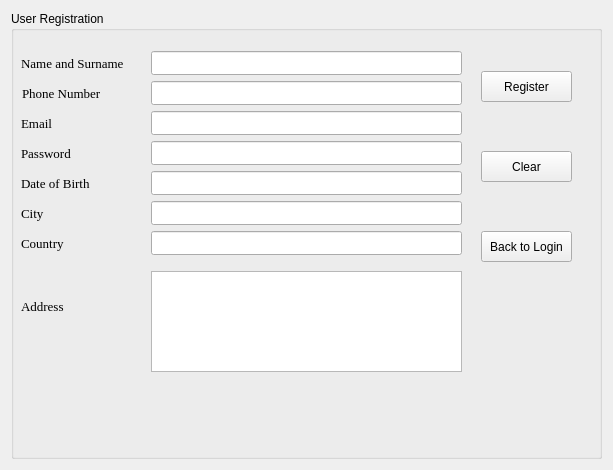
<?xml version="1.0" encoding="UTF-8"?>
<ui version="4.0">
 <class>Register</class>
 <widget class="QWidget" name="Register">
  <property name="geometry">
   <rect>
    <x>0</x>
    <y>0</y>
    <width>613</width>
    <height>470</height>
   </rect>
  </property>
  <property name="windowTitle">
   <string>Form</string>
  </property>
  <layout class="QVBoxLayout" name="verticalLayout">
   <item>
    <widget class="QGroupBox" name="groupBox_UserRegister">
     <property name="title">
      <string>User Registration</string>
     </property>
     <widget class="QLabel" name="label_Name">
      <property name="geometry">
       <rect>
        <x>10</x>
        <y>40</y>
        <width>121</width>
        <height>24</height>
       </rect>
      </property>
      <property name="font">
       <font>
        <family>Georgia</family>
        <pointsize>10</pointsize>
       </font>
      </property>
      <property name="text">
       <string>Name and Surname</string>
      </property>
     </widget>
     <widget class="QLabel" name="label_Email">
      <property name="geometry">
       <rect>
        <x>10</x>
        <y>100</y>
        <width>35</width>
        <height>24</height>
       </rect>
      </property>
      <property name="font">
       <font>
        <family>Georgia</family>
        <pointsize>10</pointsize>
       </font>
      </property>
      <property name="text">
       <string>Email</string>
      </property>
     </widget>
     <widget class="QLabel" name="label_Birth">
      <property name="geometry">
       <rect>
        <x>10</x>
        <y>160</y>
        <width>77</width>
        <height>24</height>
       </rect>
      </property>
      <property name="font">
       <font>
        <family>Georgia</family>
        <pointsize>10</pointsize>
       </font>
      </property>
      <property name="text">
       <string>Date of Birth</string>
      </property>
     </widget>
     <widget class="QLabel" name="label_Password">
      <property name="geometry">
       <rect>
        <x>10</x>
        <y>130</y>
        <width>121</width>
        <height>24</height>
       </rect>
      </property>
      <property name="font">
       <font>
        <family>Georgia</family>
        <pointsize>10</pointsize>
       </font>
      </property>
      <property name="text">
       <string>Password</string>
      </property>
     </widget>
     <widget class="QLabel" name="label_City">
      <property name="geometry">
       <rect>
        <x>10</x>
        <y>190</y>
        <width>25</width>
        <height>24</height>
       </rect>
      </property>
      <property name="font">
       <font>
        <family>Georgia</family>
        <pointsize>10</pointsize>
       </font>
      </property>
      <property name="text">
       <string>City</string>
      </property>
     </widget>
     <widget class="QLabel" name="label_Address">
      <property name="geometry">
       <rect>
        <x>10</x>
        <y>280</y>
        <width>51</width>
        <height>31</height>
       </rect>
      </property>
      <property name="font">
       <font>
        <family>Georgia</family>
        <pointsize>10</pointsize>
       </font>
      </property>
      <property name="text">
       <string>Address</string>
      </property>
     </widget>
     <widget class="QLabel" name="label_Phone">
      <property name="geometry">
       <rect>
        <x>11</x>
        <y>70</y>
        <width>121</width>
        <height>24</height>
       </rect>
      </property>
      <property name="font">
       <font>
        <family>Georgia</family>
        <pointsize>10</pointsize>
       </font>
      </property>
      <property name="text">
       <string>Phone Number</string>
      </property>
     </widget>
     <widget class="QLabel" name="label_Country">
      <property name="geometry">
       <rect>
        <x>10</x>
        <y>220</y>
        <width>51</width>
        <height>24</height>
       </rect>
      </property>
      <property name="font">
       <font>
        <family>Georgia</family>
        <pointsize>10</pointsize>
       </font>
      </property>
      <property name="text">
       <string>Country</string>
      </property>
     </widget>
     <widget class="QPushButton" name="pushButton_Register">
      <property name="geometry">
       <rect>
        <x>470</x>
        <y>60</y>
        <width>91</width>
        <height>31</height>
       </rect>
      </property>
      <property name="text">
       <string>Register</string>
      </property>
     </widget>
     <widget class="QPushButton" name="pushButton_Clear">
      <property name="geometry">
       <rect>
        <x>470</x>
        <y>140</y>
        <width>91</width>
        <height>31</height>
       </rect>
      </property>
      <property name="text">
       <string>Clear</string>
      </property>
     </widget>
     <widget class="QPushButton" name="pushButton_Back">
      <property name="geometry">
       <rect>
        <x>470</x>
        <y>220</y>
        <width>91</width>
        <height>31</height>
       </rect>
      </property>
      <property name="text">
       <string>Back to Login</string>
      </property>
     </widget>
     <widget class="QLineEdit" name="lineEdit_Name">
      <property name="geometry">
       <rect>
        <x>140</x>
        <y>40</y>
        <width>311</width>
        <height>24</height>
       </rect>
      </property>
     </widget>
     <widget class="QLineEdit" name="lineEdit_PhoneNumber">
      <property name="geometry">
       <rect>
        <x>140</x>
        <y>70</y>
        <width>311</width>
        <height>24</height>
       </rect>
      </property>
     </widget>
     <widget class="QLineEdit" name="lineEdit_Email">
      <property name="geometry">
       <rect>
        <x>140</x>
        <y>100</y>
        <width>311</width>
        <height>24</height>
       </rect>
      </property>
     </widget>
     <widget class="QLineEdit" name="lineEdit_Password">
      <property name="geometry">
       <rect>
        <x>140</x>
        <y>130</y>
        <width>311</width>
        <height>24</height>
       </rect>
      </property>
     </widget>
     <widget class="QLineEdit" name="lineEdit_Birth">
      <property name="geometry">
       <rect>
        <x>140</x>
        <y>160</y>
        <width>311</width>
        <height>24</height>
       </rect>
      </property>
     </widget>
     <widget class="QLineEdit" name="lineEdit_City">
      <property name="geometry">
       <rect>
        <x>140</x>
        <y>190</y>
        <width>311</width>
        <height>24</height>
       </rect>
      </property>
     </widget>
     <widget class="QLineEdit" name="lineEdit_Country">
      <property name="geometry">
       <rect>
        <x>140</x>
        <y>220</y>
        <width>311</width>
        <height>24</height>
       </rect>
      </property>
     </widget>
     <widget class="QTextEdit" name="textEdit_Address">
      <property name="geometry">
       <rect>
        <x>140</x>
        <y>260</y>
        <width>311</width>
        <height>101</height>
       </rect>
      </property>
     </widget>
    </widget>
   </item>
  </layout>
 </widget>
 <resources/>
 <connections/>
</ui>
